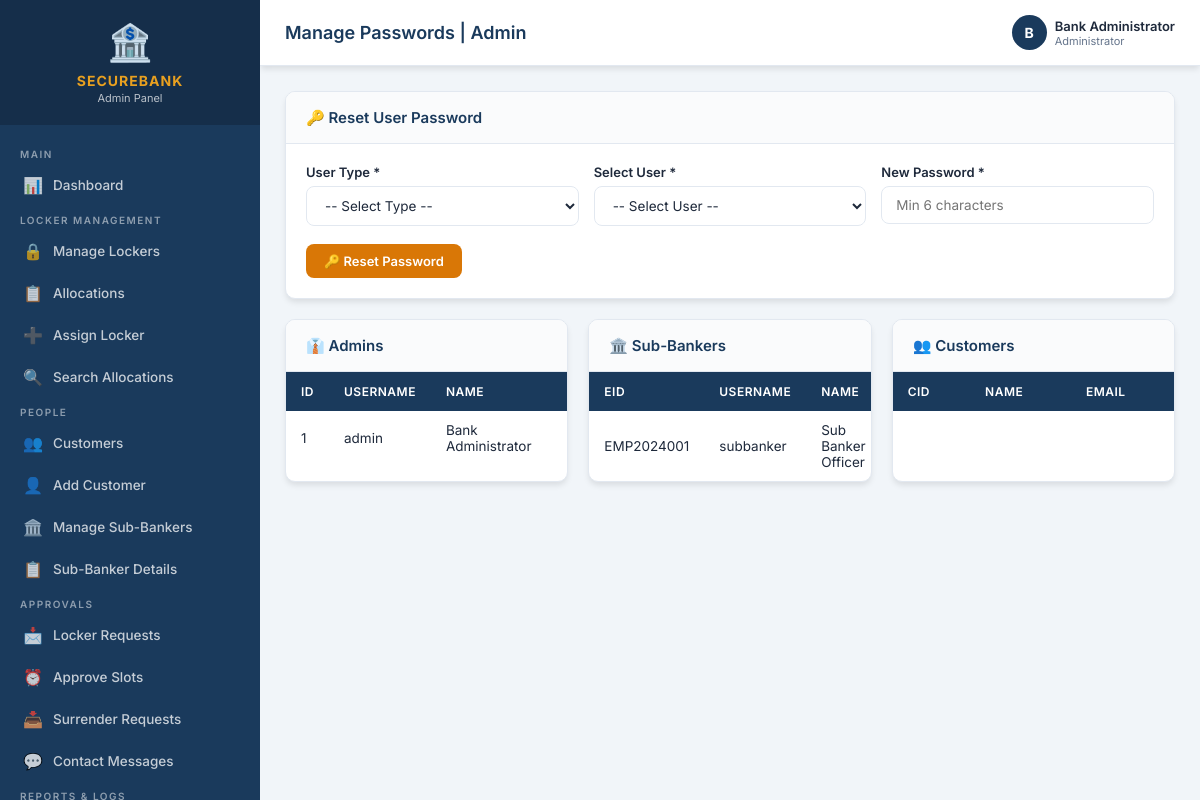
/admin/manage_passwords.php (signed in), run on the app's committed database.
### tables this page shows
CREATE TABLE IF NOT EXISTS sub_banker (
    id INT AUTO_INCREMENT PRIMARY KEY,
    username VARCHAR(50) NOT NULL UNIQUE,
    password VARCHAR(255) NOT NULL,
    full_name VARCHAR(100) NOT NULL,
    employee_id VARCHAR(20) NOT NULL UNIQUE,
    email VARCHAR(100) NOT NULL UNIQUE,
    phone VARCHAR(15) NOT NULL,
    status ENUM('active', 'inactive') DEFAULT 'active',
    created_at TIMESTAMP DEFAULT CURRENT_TIMESTAMP
);

### admin/manage_passwords.php (the view, shortened to what this page needs)
<?php
require_once '../includes/header_admin.php';
$conn = getDBConnection();
$admins = $conn->query("SELECT id, username, full_name FROM admin ORDER BY id");
$sub_bankers = $conn->query("SELECT id, username, full_name, employee_id FROM sub_banker ORDER BY id");
?>
<div class="card mb-20">
  <div class="card-header"><h3>🔑 Reset User Password</h3></div>
  <div class="card-body">
    <form method="POST" id="resetForm">
      <div class="form-grid-3">
        <div class="form-group">
          <label class="form-label">User Type *</label>
          <select name="user_type" id="userType" class="form-control" required onchange="updateUserList()">
            <option value="">-- Select Type --</option>
          </select>
        </div>
        <div class="form-group">
          <label class="form-label">Select User *</label>
          <select name="user_id" id="userId" class="form-control" required>
            <option value="">-- Select User --</option>
          </select>
        </div>
        <div class="form-group">
          <label class="form-label">New Password *</label>
          <input type="password" name="new_password" class="form-control" required placeholder="Min 6 characters" minlength="6">
        </div>
      </div>
      <button type="submit" class="btn btn-warning" onclick="return confirm('Reset this user\'s password?')">🔑 Reset Password</button>
    </form>
  </div>
</div>
<div style="display:grid;grid-template-columns:1fr 1fr 1fr;gap:20px;">
  <div class="card">
    <div class="card-header"><h3>👔 Admins</h3></div>
    <div class="table-responsive">
      <table><thead><tr><th>ID</th><th>Username</th><th>Name</th></tr></thead><tbody>
        <?php while($a=$admins->fetch_assoc()): ?>
        <tr><td><?= $a['id'] ?></td><td><?= htmlspecialchars($a['username']) ?></td><td><?= htmlspecialchars($a['full_name']) ?></td></tr>
        <?php endwhile; ?>
      </tbody></table>
    </div>
  </div>
  <div class="card">
    <div class="card-header"><h3>🏛️ Sub-Bankers</h3></div>
    <div class="table-responsive">
      <table><thead><tr><th>EID</th><th>Username</th><th>Name</th></tr></thead><tbody>
        <?php while($s=$sub_bankers->fetch_assoc()): ?>
        <tr><td><?= htmlspecialchars($s['employee_id']) ?></td><td><?= htmlspecialchars($s['username']) ?></td><td><?= htmlspecialchars($s['full_name']) ?></td></tr>
        <?php endwhile; ?>
      </tbody></table>
    </div>
  </div>
  <div class="card">
    <div class="card-header"><h3>👥 Customers</h3></div>
    <div class="table-responsive">
      <table><thead><tr><th>CID</th><th>Name</th><th>Email</th></tr></thead></table>
    </div>
  </div>
</div>
<?php $conn->close(); require_once '../includes/footer_admin.php'; ?>

### css/style.css (style rules this page uses)
:root { --primary:#1a3a5c;--primary-light:#2563a8;--accent:#e8a020;--success:#16a34a;--danger:#dc2626;--warning:#d97706;--secondary:#64748b;--bg:#f1f5f9;--white:#ffffff;--border:#e2e8f0;--text:#1e293b;--text-muted:#64748b;--shadow:0 4px 6px -1px rgba(0,0,0,.1);--shadow-lg:0 10px 25px -3px rgba(0,0,0,.15);--radius:10px;--teal:#0d9488;--teal-light:#14b8a6;--teal-dark:#0f766e }
* { margin:0;padding:0;box-sizing:border-box }
body { font-family:'Inter',sans-serif;background:var(--bg);color:var(--text);font-size:14px }
.card { background:var(--white);border-radius:var(--radius);box-shadow:var(--shadow);border:1px solid var(--border);overflow:hidden }
.card-header { padding:16px 20px;border-bottom:1px solid var(--border);display:flex;align-items:center;justify-content:space-between;background:#fafbfc }
.card-header h3 { font-size:15px;font-weight:600;color:var(--primary) }
.card-body { padding:20px }
.table-responsive { overflow-x:auto }
table { width:100%;border-collapse:collapse;font-size:13.5px }
table thead th { background:var(--primary);color:white;padding:12px 15px;text-align:left;font-weight:600;font-size:12px;text-transform:uppercase;letter-spacing:.5px;white-space:nowrap }
table tbody td { padding:11px 15px;border-bottom:1px solid var(--border);vertical-align:middle }
table tbody tr:last-child td { border-bottom:none }
.form-group { margin-bottom:18px }
.form-label { display:block;font-size:13px;font-weight:600;color:var(--text);margin-bottom:6px }
.form-control { width:100%;padding:10px 14px;border:1.5px solid var(--border);border-radius:8px;font-size:13.5px;font-family:inherit;background:var(--white);color:var(--text);transition:border-color .2s,box-shadow .2s;outline:none }
.form-grid-3 { display:grid;grid-template-columns:1fr 1fr 1fr;gap:15px }
.btn { display:inline-flex;align-items:center;gap:6px;padding:9px 18px;border-radius:8px;border:none;font-size:13px;font-weight:600;cursor:pointer;text-decoration:none;transition:all .2s;font-family:inherit;white-space:nowrap }
.btn-warning { background:var(--warning);color:white }
.mb-20 { margin-bottom:20px }

### data on the page
sub_banker: employee "EMP2024001", username "subbanker", full_name "Sub Banker Officer"

### other printed values
$page_title "Manage Passwords | Admin"
substr($_SESSION['admin_name']??'A',0,1) "B"
$_SESSION['admin_name'] "Bank Administrator"
$a['id'] "1"
$a['username'] "admin"
$a['full_name'] "Bank Administrator"
